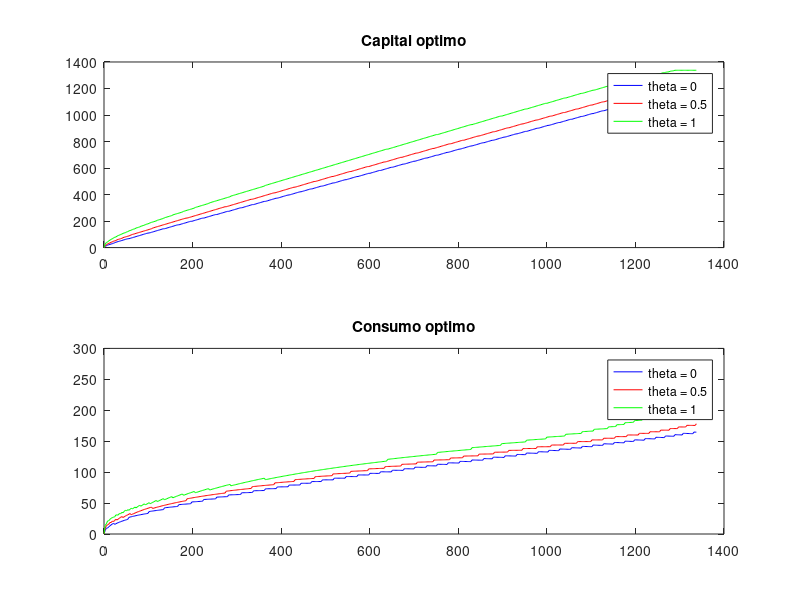

Recreate this plot in MATLAB. (Note: this script raises an error after producing the figure.)
%
% Laboratorio 2
%
% Omar Trejo Navarro, 119711
% Macroeconomia Dinamica I,
% Prof. Carlos Urrutia,
% ITAM, 2015
%

%% Limpiar memoria

clear all
close all
clc

%% Parámetros del modelo

alpha      = 0.40;
beta       = 0.987;
delta      = 0.012;
gamma      = 0.64;
rho        = 0.95;
sigma_eps  = 0.0024;
sigma_zeta = 0.007;

%% Parámetros de la solución

max_iter   = 1000;
grid       = 500;
tol        = 1e-3;
T          = 100;
A          = 10;
kss        = ((A*beta*alpha) / ...
              (1 - (1 - delta)*beta))^(1/(1 - alpha));
k0         = (2/3)*kss;
p          = 500;  % Tamaño de la malla

%%%%%%%%%%%%%%%    Inciso (a)    %%%%%%%%%%%%%%%

% Cinco estados para el shock
theta = [0.0231 -0.0115 0.0115 0.0231];
q     = length(theta);

% Matriz de transición
Pi = [0.9727 0.0273      0      0      0;
      0.0041 0.9806 0.0153      0      0;
           0 0.0082 0.9837 0.0082      0;
           0      0 0.0153 0.9806 0.0041;
           0      0      0 0.0273 0.9727];

%%%%%%%%%%%%%%%%%%%%%%%%%%%%%%%%%%%%%%%%%%

alpha    = 0.35;
beta     = 0.99;
delta    = 0.06;
A        = 10;
max_iter = 1000;
p        = 500;
tol      = 1e-2;
T        = 50;

theta = [0 0.5 1];
q     = length(theta);
Pi    = [0.5 0.3 0.2;
         0.1 0.7 0.2;
         0.1 0.4 0.5];

% Estado estacionario sin incertidumbre
kss  = ((A*beta*alpha)/(1 - (1 - delta)*beta))^(1/(1 - alpha));
k0   = kss;

% TODO: (otn) ¿Por qué este tamaño y no otro?
k    = linspace(0, 1.2*exp(1)*kss, p);

k(1) = 0.000001;

value = zeros(p*q, p, 3);
for i=1:p
    value((i - 1)*q + 1, :, 1) = k(i)*ones(1, p);
    value((i - 1)*q + 2, :, 1) = k(i)*ones(1, p);
    value((i - 1)*q + 3, :, 1) = k(i)*ones(1, p);
end

% Matriz de capitales por filas
value(:, :, 2) = ones(p*q, 1)*k;

vector = theta';
for i = 1:p-1
    vector = [vector; theta'];
end

% TODO: (otn) matriz de ...
value(:, :, 3) = vector*ones(1, p);

M      = zeros(p*q,p);
Mzeros = zeros(p*q,p);

% TODO: (otn) ¿qué es esto?
%     F(Sij,Kl)=F(Ki,Zj,Kl)=u(exp(Zj)*f(Ki)+(1-delta)Ki-Kl);

M = log(max(exp(value(:, :, 3)).*A.*value(:, :,1).^(alpha) - ...
            value(:, :, 2) + (1 - delta).*value(:, :, 1), ...
            0));

% Repetición de la identidad
I = eye(q);
E = I;
for i = 1:p-1
    E = [E; I];
end

% Algoritmo de optimización
V0         = zeros(p*q, 1);
finalizado = 0;
iter       = 1;

while finalizado == 0 && iter < max_iter
    [V1, G] = max((M + beta*(E*(Pi*reshape(V0, q, p))))');
    V1 = V1';
    G  = G';
    if norm(V0 - V1) < tol
        finalizado = 1;
    end
    disp(['Iter = ', num2str(iter), ' Error= ', num2str(norm(V0 - V1))])
    V0 = V1;
    iter = iter + 1;
end

G1 = G;
G  = zeros(p, q);
V  = zeros(p, q);

for i=1:p
    G(i,1) = G1((i - 1)*q + 1);
    G(i,2) = G1((i - 1)*q + 2);
    G(i,3) = G1((i - 1)*q + 3);
    V(i,1) = V1((i - 1)*q + 1);
    V(i,2) = V1((i - 1)*q + 2);
    V(i,3) = V1((i - 1)*q + 3);
end

G(1,1) = 1;
G(1,2) = 1;
G(1,3) = 1;
V(1,1) = V(2,1);
V(1,2) = V(2,2);
V(1,3) = V(2,3);

for i = 1:p
    c_1(i) = exp(theta(1))*A*k(i)^alpha - ...
             k(G(i, 1)) + (1 - delta)*k(i);
    c_2(i) = exp(theta(2))*A*k(i)^alpha - ...
             k(G(i, 2)) + (1 - delta)*k(i);
    c_3(i) = exp(theta(3))*A*k(i)^alpha - ...
             k(G(i, 3)) + (1 - delta)*k(i);
end

figure(1);

subplot(2, 1, 1);
plot(k, k(G(:, 1)), 'b', ...
     k, k(G(:, 2)), 'r', ...
     k, k(G(:, 3)), 'g');
     legend('theta = 0', 'theta = 0.5', 'theta = 1');
     title('Capital optimo');

subplot(2, 1, 2);
plot(k, c_1, 'b', ...
     k, c_2, 'r', ...
     k, c_3, 'g');
     legend('theta = 0', 'theta = 0.5', 'theta = 1');
     title('Consumo optimo');

%%%%%%%%%%%%%%%    Inciso (b)    %%%%%%%%%%%%%%%

% Nota: Ajustar, viene del inciso 5 del laboratorio 2.

% Distribución invariante
A = Pi^10000;

T_stat = 500;
Nsim   = 500;

theta = [1 2 3];
Pi0   = [0 1 0];
Pi    = [0.5 0.3 0.2;
         0.1 0.7 0.2;
         0.1 0.4 0.5];

for m = 1:Nsim
    [X_path, states] = markov(estado_choque, Pi, Pi0, T_stat);
    shocks_stat = X_path';

    kt_stat           = zeros(T_stat + 1, 1);
    ind_stat          = zeros(T_stat, 1);
    [aux,ind_stat(1)] = min(k < k0);
    kt_stat(1)        = k(ind_stat(1));

    for t = 1:T_stat
        ind_stat(t + 1) = G(ind_stat(t), shocks_stat(t));
        kt_stat(t + 1)  = k(ind_stat(t + 1));
    end

    it_stat = zeros(T_stat, 1);
    ct_stat = zeros(T_stat, 1);
    yt_stat = zeros(T_stat, 1);
    wt_stat = zeros(T_stat, 1);
    rt_stat = zeros(T_stat, 1);

    for t = 1:T_stat
        it_stat(t) = kt_stat(t + 1) - (1 - delta)*kt_stat(t);
        yt_stat(t) = exp(theta(shocks_stat(t)))*A*kt_stat(t)^alpha;
        ct_stat(t) = yt_stat(t) - it_stat(t);
        wt_stat(t) = (1 - alpha)*yt_stat(t);
        rt_stat(t) = alpha*yt_stat(t)/kt_stat(t);
    end

    kt_std(m) = std(log(kt_stat(100:T_stat)));
    yt_std(m) = std(log(yt_stat(100:T_stat)));
    ct_std(m) = std(log(ct_stat(100:T_stat)));
    it_std(m) = std(log(it_stat(100:T_stat)));
    wt_std(m) = std(log(wt_stat(100:T_stat)));
    rt_std(m) = std(log(rt_stat(100:T_stat)));

    kt_yt_correl(m) = corr(kt_stat(100:T_stat), yt_stat(100:T_stat));
    ct_yt_correl(m) = corr(ct_stat(100:T_stat), yt_stat(100:T_stat));
    it_yt_correl(m) = corr(it_stat(100:T_stat), yt_stat(100:T_stat));
    wt_yt_correl(m) = corr(wt_stat(100:T_stat), yt_stat(100:T_stat));
    rt_yt_correl(m) = corr(rt_stat(100:T_stat), yt_stat(100:T_stat));
end

disp(' ')
disp('Desviacion estandar del logaritmo: ')
disp(' ')

disp(['- Producto        = ', num2str(mean(yt_std))])
disp(['- Consumo         = ', num2str(mean(ct_std))])
disp(['- Inversión       = ', num2str(mean(it_std))])
disp(['- Capital         = ', num2str(mean(kt_std))])
disp(['- Salario real    = ', num2str(mean(wt_std))])
disp(['- Tasa de interés = ', num2str(mean(rt_std))])

disp(' ')
disp('Correlacion del producto y: ')
disp(' ')
disp(['- Consumo         = ', num2str(mean(ct_yt_correl))])
disp(['- Inversión       = ', num2str(mean(it_yt_correl))])
disp(['- Capital         = ', num2str(mean(kt_yt_correl))])
disp(['- Salario Real    = ', num2str(mean(wt_yt_correl))])
disp(['- Tasa de interés = ', num2str(mean(rt_yt_correl))])
disp(' ')

%%%%%%%%%%%%%%%    Inciso (c)    %%%%%%%%%%%%%%%

% Nota: la realización debe ser de epsilon, no de theta.
% Nota: viene del inciso 3 del laboratorio 2.

T         = 50;
theta     = [0 0.5 1];
shocks    = ones(T, 1)*2;
shocks(1) = 3;
kt        = zeros(T + 1, 1);
ind       = zeros(T, 1);

[aux, ind(1)] = min(k < k0);
kt(1) = k(ind(1));

for t = 1:T
   ind(t + 1) = G(ind(t), shocks(t));
   kt(t + 1)  = k(ind(t + 1));
end

it = zeros(T, 1);
ct = zeros(T, 1);
yt = zeros(T, 1);
wt = zeros(T, 1);
rt = zeros(T, 1);

for t = 1:T
    it(t) = kt(t + 1) - (1 - delta)*kt(t);
    yt(t) = exp(theta(shocks(t)))*A*kt(t)^alpha;
    ct(t) = yt(t) - it(t);
    wt(t) = exp(theta(shocks(t)))*A*(1 - alpha)*kt(t)^(alpha);
    rt(t) = exp(theta(shocks(t)))*A*(alpha)*kt(t)^(alpha - 1);
end

figure(3)

subplot(3, 2, 1);
plot(1:T, theta(shocks));
title('Choque Tecnológico');

subplot(3, 2, 2);
plot(1:T + 1, kt);
title('Capital');

subplot(3, 2, 3);
plot(1:T, yt);
title('Producto');

subplot(3, 2, 4);
plot(1:T, ct);
title('Consumo');

subplot(3, 2, 5);
plot(1:T, wt);
title('Salario Real');

subplot(3, 2, 6);
plot(1:T, rt);
title('Tasa de interes');

%%%%%%%%%%%%%%%%%%%%%%%%%%%%%%%%%%%%%%%%%%%%%%%%%%%%%%

% De aquí para abajo ya no sirve.

%% Inciso 3

estado_choque = [1 2 3];
Pi            = [0.5 0.3 0.2;
                 0.1 0.7 0.2;
                 0.1 0.4 0.5];
Pi0 = [0 1 0];
T   = 50;
[X_path, states] = markov(estado_choque, Pi, Pi0, T);
shocks = X_path';

k0    = exp(0.5)*kss;
kt    = zeros(T + 1, 1);
ind   = zeros(T, 1);

[aux, ind(1)] = min(k < k0);
kt(1) = k(ind(1));

for t = 1:T
   ind(t + 1) = G(ind(t), shocks(t));
   kt(t + 1)  = k(ind(t + 1));
end

it = zeros(T, 1);
ct = zeros(T, 1);
yt = zeros(T, 1);
wt = zeros(T, 1);
rt = zeros(T, 1);

for t = 1:T
    it(t) = kt(t + 1) - (1 - delta)*kt(t);
    yt(t) = exp(theta(shocks(t)))*A*kt(t)^alpha;
    ct(t) = yt(t) - it(t);
    wt(t) = exp(theta(shocks(t)))*A*(1 - alpha)*kt(t)^(alpha);
    rt(t) = exp(theta(shocks(t)))*A*(alpha)*kt(t)^(alpha - 1);
end

figure(2)

subplot(3, 2, 1);
plot(1:T, theta(shocks));
title('Choque tecnologico');

subplot(3, 2, 2);
plot(1:(T + 1), kt);
title('Capital');

subplot(3, 2, 3);
plot(1:T, yt);
title('Producto');

subplot(3, 2, 4);
plot(1:T,ct);
title('Consumo');

subplot(3, 2, 5);
plot(1:T,wt);
title('Salario real');

subplot(3, 2, 6);
plot(1:T,rt);
title('Tasa de interes');
